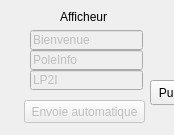
<?xml version="1.0" encoding="UTF-8"?>
<ui version="4.0">
 <class>Dialog</class>
 <widget class="QDialog" name="Dialog">
  <property name="geometry">
   <rect>
    <x>0</x>
    <y>0</y>
    <width>174</width>
    <height>135</height>
   </rect>
  </property>
  <property name="windowTitle">
   <string>Dialog</string>
  </property>
  <widget class="QPushButton" name="pushButtonSend">
   <property name="enabled">
    <bool>false</bool>
   </property>
   <property name="geometry">
    <rect>
     <x>24</x>
     <y>100</y>
     <width>121</width>
     <height>23</height>
    </rect>
   </property>
   <property name="text">
    <string>Envoie automatique</string>
   </property>
  </widget>
  <widget class="QLineEdit" name="messageInput">
   <property name="enabled">
    <bool>false</bool>
   </property>
   <property name="geometry">
    <rect>
     <x>30</x>
     <y>30</y>
     <width>113</width>
     <height>20</height>
    </rect>
   </property>
   <property name="text">
    <string>Bienvenue</string>
   </property>
  </widget>
  <widget class="QLabel" name="label_2">
   <property name="geometry">
    <rect>
     <x>60</x>
     <y>10</y>
     <width>47</width>
     <height>14</height>
    </rect>
   </property>
   <property name="text">
    <string>Afficheur</string>
   </property>
  </widget>
  <widget class="QLineEdit" name="messageInput2">
   <property name="enabled">
    <bool>false</bool>
   </property>
   <property name="geometry">
    <rect>
     <x>30</x>
     <y>50</y>
     <width>113</width>
     <height>20</height>
    </rect>
   </property>
   <property name="text">
    <string>PoleInfo</string>
   </property>
  </widget>
  <widget class="QLineEdit" name="messageInput3">
   <property name="enabled">
    <bool>false</bool>
   </property>
   <property name="geometry">
    <rect>
     <x>30</x>
     <y>70</y>
     <width>113</width>
     <height>20</height>
    </rect>
   </property>
   <property name="text">
    <string>LP2I</string>
   </property>
  </widget>
  <widget class="QPushButton" name="eraseAll">
   <property name="geometry">
    <rect>
     <x>150</x>
     <y>80</y>
     <width>80</width>
     <height>25</height>
    </rect>
   </property>
   <property name="text">
    <string>PushButton</string>
   </property>
  </widget>
 </widget>
 <resources/>
 <connections/>
</ui>
